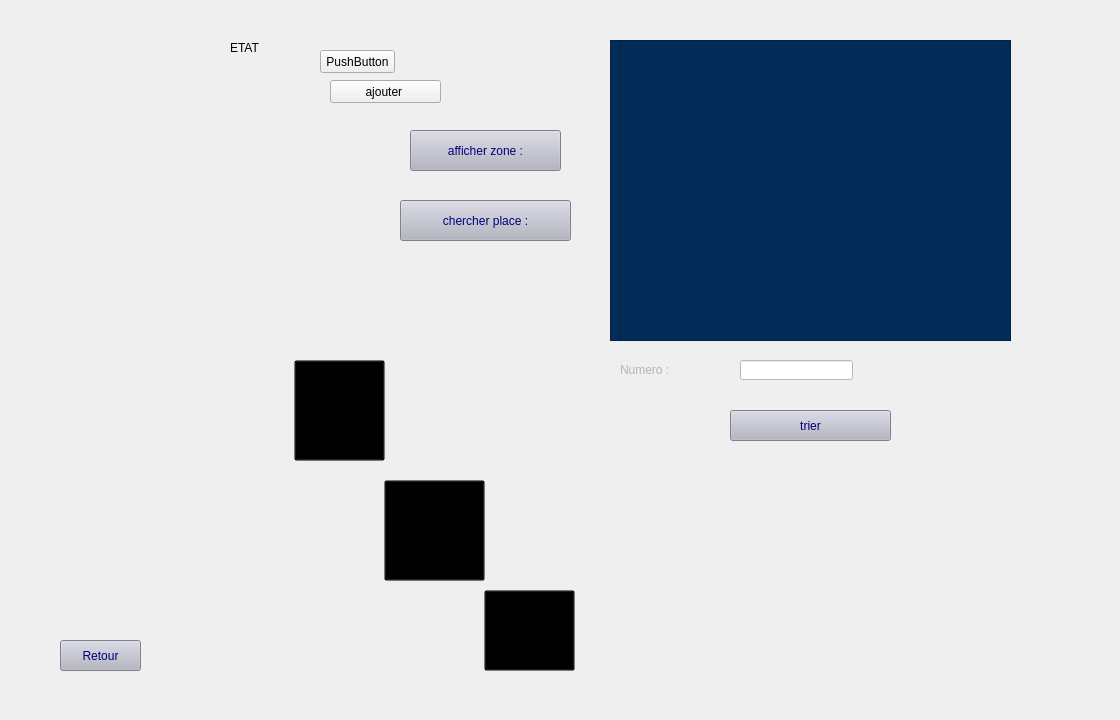
      <widget class="QWidget" name="afficheretchercher">
       <widget class="QPushButton" name="ajouter">
        <property name="geometry">
         <rect>
          <x>294</x>
          <y>360</y>
          <width>91</width>
          <height>101</height>
         </rect>
        </property>
        <property name="styleSheet">
         <string notr="true">background-color: transparent;</string>
        </property>
        <property name="text">
         <string/>
        </property>
       </widget>
       <widget class="QPushButton" name="supprimer_3">
        <property name="geometry">
         <rect>
          <x>384</x>
          <y>480</y>
          <width>101</width>
          <height>101</height>
         </rect>
        </property>
        <property name="styleSheet">
         <string notr="true">background-color: transparent;</string>
        </property>
        <property name="text">
         <string/>
        </property>
       </widget>
       <widget class="QPushButton" name="modifier">
        <property name="geometry">
         <rect>
          <x>484</x>
          <y>590</y>
          <width>91</width>
          <height>81</height>
         </rect>
        </property>
        <property name="styleSheet">
         <string notr="true">background-color: transparent;</string>
        </property>
        <property name="text">
         <string/>
        </property>
       </widget>
       <widget class="QTableView" name="tablzone">
        <property name="geometry">
         <rect>
          <x>620</x>
          <y>40</y>
          <width>391</width>
          <height>301</height>
         </rect>
        </property>
        <property name="styleSheet">
         <string notr="true">font: 14pt &quot;Bahnschrift&quot;;
font: 8pt &quot;MS Shell Dlg 2&quot;;


background-color: rgb(4, 44, 89);
color:  rgb(179, 179, 193);</string>
        </property>
       </widget>
       <widget class="QPushButton" name="retour">
        <property name="geometry">
         <rect>
          <x>60</x>
          <y>640</y>
          <width>81</width>
          <height>31</height>
         </rect>
        </property>
        <property name="styleSheet">
         <string notr="true">#retour{
	font: 18pt &quot;Bahnschrift&quot;;

	background-color: rgb(179, 179, 193);
	
	
	
	color: rgb(0, 0, 127);
	
;}


#retour:hover{
;

	color: rgb(255, 255, 255);
	background-color: rgb(4, 44, 89);
	}</string>
        </property>
        <property name="text">
         <string>Retour</string>
        </property>
       </widget>
       <widget class="QPushButton" name="pushButton_affichz">
        <property name="geometry">
         <rect>
          <x>410</x>
          <y>130</y>
          <width>151</width>
          <height>41</height>
         </rect>
        </property>
        <property name="styleSheet">
         <string notr="true">#pushButton_affichz{
	font: 18pt &quot;Bahnschrift&quot;;

	background-color: rgb(179, 179, 193);
	
	
	
	color: rgb(0, 0, 127);
	
;}


#pushButton_affichz:hover{
;

	color: rgb(255, 255, 255);
	background-color: rgb(4, 44, 89);
	}</string>
        </property>
        <property name="text">
         <string>afficher zone :</string>
        </property>
       </widget>
       <widget class="QPushButton" name="chercherplace">
        <property name="geometry">
         <rect>
          <x>400</x>
          <y>200</y>
          <width>171</width>
          <height>41</height>
         </rect>
        </property>
        <property name="styleSheet">
         <string notr="true">#chercherplace{
	font: 18pt &quot;Bahnschrift&quot;;

	background-color: rgb(179, 179, 193);
	
	
	
	color: rgb(0, 0, 127);
	
;}


#chercherplace:hover{
;

	color: rgb(255, 255, 255);
	background-color: rgb(4, 44, 89);
	}</string>
        </property>
        <property name="text">
         <string>chercher place :</string>
        </property>
       </widget>
       <widget class="QTableView" name="tableView_2">
        <property name="geometry">
         <rect>
          <x>610</x>
          <y>40</y>
          <width>401</width>
          <height>301</height>
         </rect>
        </property>
        <property name="styleSheet">
         <string notr="true">font: 14pt &quot;Bahnschrift&quot;;
font: 8pt &quot;MS Shell Dlg 2&quot;;


background-color: rgb(4, 44, 89);
color:  rgb(179, 179, 193);</string>
        </property>
       </widget>
       <widget class="QLineEdit" name="lineEdit_cherche">
        <property name="geometry">
         <rect>
          <x>740</x>
          <y>360</y>
          <width>113</width>
          <height>20</height>
         </rect>
        </property>
        <property name="styleSheet">
         <string notr="true">#lineEdit_cherche{

background-color: rgb(255, 255, 255);
	
	color: rgb(4, 44, 89);
	
;}


#lineEdit_cherhce:hover{
;

	color: rgb(255, 255, 255);
	background-color: rgb(4, 44, 89);
	}</string>
        </property>
       </widget>
       <widget class="QLabel" name="label_numz">
        <property name="geometry">
         <rect>
          <x>620</x>
          <y>360</y>
          <width>101</width>
          <height>20</height>
         </rect>
        </property>
        <property name="styleSheet">
         <string notr="true">font: 18pt &quot;Arial&quot;;
color: rgb(179, 179, 193);</string>
        </property>
        <property name="text">
         <string>Numero :</string>
        </property>
       </widget>
       <widget class="QPushButton" name="test">
        <property name="geometry">
         <rect>
          <x>320</x>
          <y>50</y>
          <width>75</width>
          <height>23</height>
         </rect>
        </property>
        <property name="text">
         <string>PushButton</string>
        </property>
       </widget>
       <widget class="QLabel" name="label_31">
        <property name="geometry">
         <rect>
          <x>230</x>
          <y>22</y>
          <width>31</width>
          <height>51</height>
         </rect>
        </property>
        <property name="text">
         <string>ETAT </string>
        </property>
       </widget>
       <widget class="QLabel" name="label_32">
        <property name="geometry">
         <rect>
          <x>290</x>
          <y>22</y>
          <width>81</width>
          <height>51</height>
         </rect>
        </property>
        <property name="text">
         <string/>
        </property>
       </widget>
       <widget class="QLabel" name="label_33">
        <property name="geometry">
         <rect>
          <x>20</x>
          <y>10</y>
          <width>1091</width>
          <height>701</height>
         </rect>
        </property>
        <property name="styleSheet">
         <string notr="true">background-image: url(:/1.png);</string>
        </property>
        <property name="text">
         <string/>
        </property>
       </widget>
       <widget class="QPushButton" name="pushButton_6">
        <property name="geometry">
         <rect>
          <x>330</x>
          <y>80</y>
          <width>111</width>
          <height>23</height>
         </rect>
        </property>
        <property name="text">
         <string>ajouter </string>
        </property>
       </widget>
       <widget class="QPushButton" name="pushButton_7">
        <property name="geometry">
         <rect>
          <x>730</x>
          <y>410</y>
          <width>161</width>
          <height>31</height>
         </rect>
        </property>
        <property name="styleSheet">
         <string notr="true">#pushButton_7{
	font: 18pt &quot;Bahnschrift&quot;;

	background-color: rgb(179, 179, 193);
	
	
	
	color: rgb(0, 0, 127);
	
;}


#pushButton_7:hover{
;

	color: rgb(255, 255, 255);
	background-color: rgb(4, 44, 89);
	}</string>
        </property>
        <property name="text">
         <string>trier</string>
        </property>
       </widget>
       <zorder>label_33</zorder>
       <zorder>ajouter</zorder>
       <zorder>supprimer_3</zorder>
       <zorder>modifier</zorder>
       <zorder>retour</zorder>
       <zorder>pushButton_affichz</zorder>
       <zorder>chercherplace</zorder>
       <zorder>lineEdit_cherche</zorder>
       <zorder>label_numz</zorder>
       <zorder>test</zorder>
       <zorder>label_31</zorder>
       <zorder>label_32</zorder>
       <zorder>tableView_2</zorder>
       <zorder>tablzone</zorder>
       <zorder>pushButton_6</zorder>
       <zorder>pushButton_7</zorder>
      </widget>
